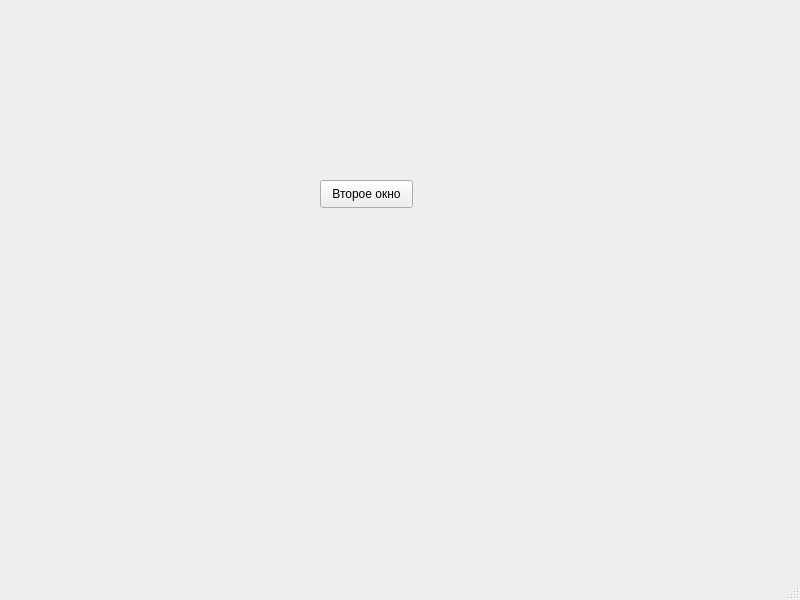
<?xml version="1.0" encoding="UTF-8"?>
<ui version="4.0">
 <class>MainWindow</class>
 <widget class="QMainWindow" name="MainWindow">
  <property name="geometry">
   <rect>
    <x>0</x>
    <y>0</y>
    <width>800</width>
    <height>600</height>
   </rect>
  </property>
  <property name="windowTitle">
   <string>MainWindow</string>
  </property>
  <widget class="QWidget" name="centralwidget">
   <widget class="QLabel" name="resultLabel">
    <property name="geometry">
     <rect>
      <x>234</x>
      <y>240</y>
      <width>261</width>
      <height>20</height>
     </rect>
    </property>
    <property name="text">
     <string/>
    </property>
   </widget>
   <widget class="QPushButton" name="pushButton">
    <property name="geometry">
     <rect>
      <x>320</x>
      <y>180</y>
      <width>93</width>
      <height>28</height>
     </rect>
    </property>
    <property name="text">
     <string>Второе окно</string>
    </property>
   </widget>
  </widget>
  <widget class="QMenuBar" name="menubar">
   <property name="geometry">
    <rect>
     <x>0</x>
     <y>0</y>
     <width>800</width>
     <height>26</height>
    </rect>
   </property>
  </widget>
  <widget class="QStatusBar" name="statusbar"/>
 </widget>
 <resources/>
 <connections/>
</ui>
